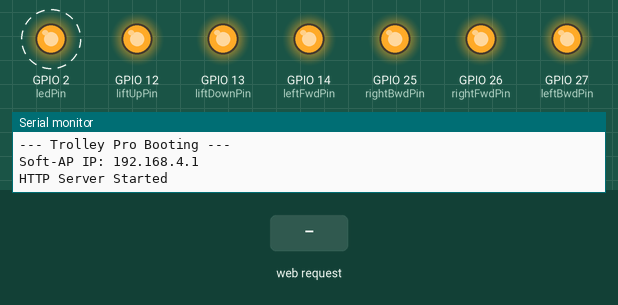
This sketch was run on a simulated ESP32. Shown: output pins drawn as LEDs (lit = HIGH), the last lines printed to the serial monitor. Dashed ring = blinking. Inputs (shaded band) come from the test bench.

Above: at 1.2 s.
1.3 s: HTTP request GET /liftup received
At 3.8 s:
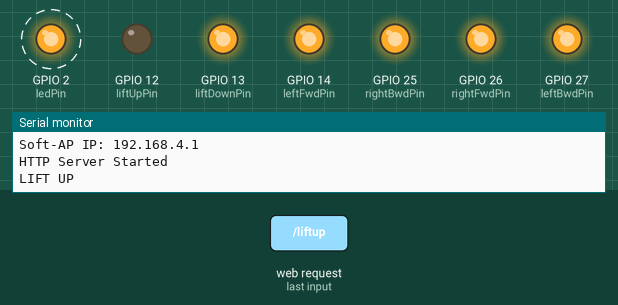
4.3 s: HTTP request GET /liftdown received
At 5.5 s:
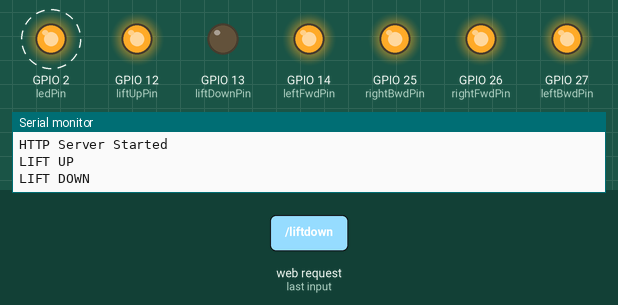
7.3 s: HTTP request GET /fwd received
At 9.8 s:
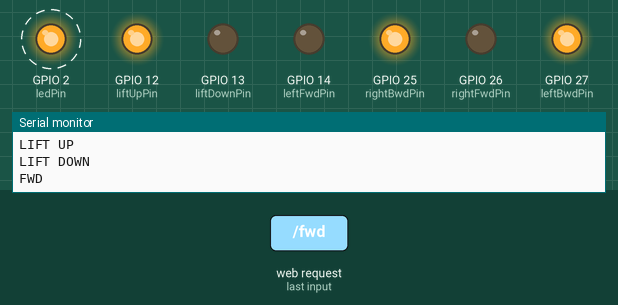
10.3 s: HTTP request GET /stoplift received
At 11.5 s:
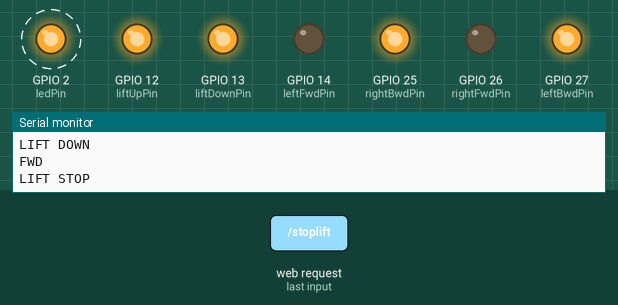
13.3 s: HTTP request GET /bwd received
At 15.8 s:
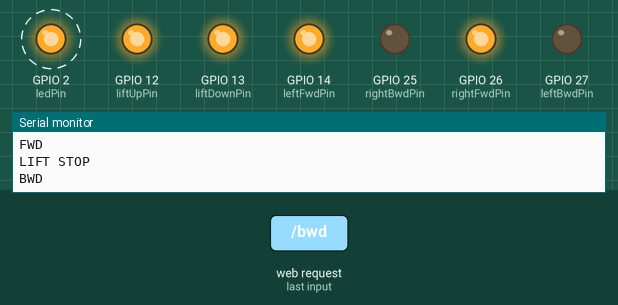
16.3 s: HTTP request GET /left_pivot received
At 17.5 s:
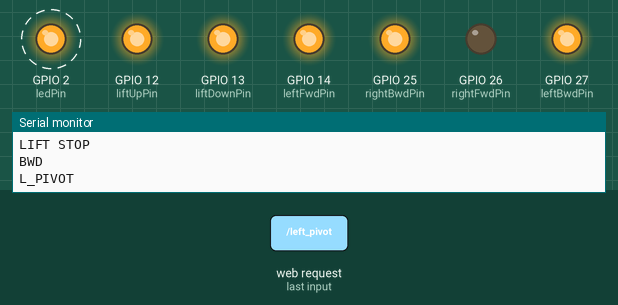
Timing chart, 0 to 20.3 s (numbered marks = the images above; inputs shaded):
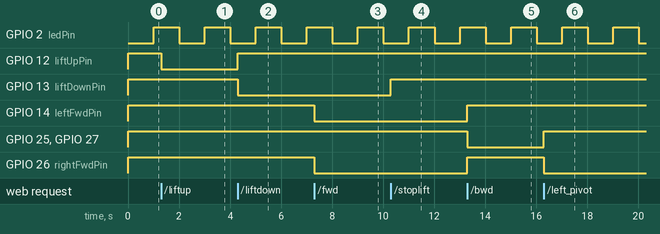

The sketch:

Trolley_Pro.ino
```cpp
/*
 * Wireless Weightlifting Trolley - Trolley Pro
 * Final Hardware-Software Sync
 */

#include <WiFi.h>
#include <WebServer.h>

const int liftUpPin = 12; const int liftDownPin = 13;
const int leftFwdPin = 14; const int leftBwdPin = 27;
const int rightFwdPin = 26; const int rightBwdPin = 25;
const int ledPin = 2; // Built-in LED for heartbeat

WebServer server(80);

const char* htmlPage = R"rawliteral(
<!DOCTYPE html><html><head><title>Trolley Pro</title>
<meta name="viewport" content="width=device-width, initial-scale=1, maximum-scale=1, user-scalable=no">
<style>
  body { text-align:center; font-family:sans-serif; background-color:#121212; color:white; margin:0; overflow:hidden; user-select:none; -webkit-user-select:none; }
  .container { display:flex; flex-direction:column; align-items:center; justify-content:center; height:100vh; }
  .lift-box { margin-bottom: 20px; width: 100%; }
  .btn { width:40%; height:80px; font-size:18px; margin:10px; border-radius:15px; border:none; color:white; font-weight:bold; background:#007bff; touch-action:none; }
  .btn:active { background:#004a99; }
  #joystick-container { position:relative; width:200px; height:200px; background:rgba(255,255,255,0.1); border-radius:50%; margin:20px; border: 2px solid #444; touch-action:none; }
  #joystick-stick { position:absolute; width:80px; height:80px; background:#28a745; border-radius:50%; top:60px; left:60px; box-shadow: 0 0 15px rgba(0,0,0,0.5); }
</style></head>
<body>
  <div class="container">
    <h2>TROLLEY PRO</h2>
    <p style="margin-top:-15px; color:#aaa; font-size:12px;">Developed by P.Sannith (CSE 3rd Year)</p>
    <div class="lift-box">
      <button class="btn" ontouchstart="fetch('/liftup')" ontouchend="fetch('/stoplift')" onmousedown="fetch('/liftup')" onmouseup="fetch('/stoplift')">LIFT UP</button>
      <button class="btn" ontouchstart="fetch('/liftdown')" ontouchend="fetch('/stoplift')" onmousedown="fetch('/liftdown')" onmouseup="fetch('/stoplift')">LIFT DOWN</button>
    </div>
    <div id="joystick-container"><div id="joystick-stick"></div></div>
    <p id="status">READY</p>
  </div>
  <script>
    const stick = document.getElementById('joystick-stick');
    const container = document.getElementById('joystick-container');
    let lastCmd = "";
    container.addEventListener('touchstart', handleTouch);
    container.addEventListener('touchmove', handleTouch);
    container.addEventListener('touchend', () => { stick.style.left = '60px'; stick.style.top = '60px'; sendCmd("/stopnav"); });

    function handleTouch(e) {
      e.preventDefault(); const rect = container.getBoundingClientRect(); const touch = e.touches[0];
      const x = touch.clientX - rect.left - 100; const y = touch.clientY - rect.top - 100;
      const dist = Math.min(Math.sqrt(x*x + y*y), 60); const angle = Math.atan2(y, x);
      stick.style.left = (Math.cos(angle) * dist + 60) + 'px'; stick.style.top = (Math.sin(angle) * dist + 60) + 'px';

      if (dist > 25) {
        let cmd = ""; const deg = angle * 180 / Math.PI;
        if (deg >= -22.5 && deg < 22.5) cmd = "/right_pivot";
        else if (deg >= -67.5 && deg < -22.5) cmd = "/right_place";
        else if (deg >= -112.5 && deg < -67.5) cmd = "/fwd";
        else if (deg >= -157.5 && deg < -112.5) cmd = "/left_place";
        else if (deg >= 157.5 || deg < -157.5) cmd = "/left_pivot";
        else if (deg >= 112.5 && deg < 157.5) cmd = "/bwd_left";
        else if (deg >= 67.5 && deg < 112.5) cmd = "/bwd";
        else if (deg >= 22.5 && deg < 67.5) cmd = "/bwd_right";
        sendCmd(cmd);
      } else { sendCmd("/stopnav"); }
    }

    function sendCmd(cmd) { if (lastCmd !== cmd) { fetch(cmd); lastCmd = cmd; document.getElementById('status').innerText = "MOVING: " + cmd.replace("/","").toUpperCase().replace("_"," "); } }
  </script>
</body></html>
)rawliteral";

void handleRoot() { server.send(200, "text/html", htmlPage); }
void stopLift() { digitalWrite(liftUpPin, HIGH); digitalWrite(liftDownPin, HIGH); server.send(200); Serial.println("LIFT STOP"); }
void stopNav() { digitalWrite(leftFwdPin, HIGH); digitalWrite(leftBwdPin, HIGH); digitalWrite(rightFwdPin, HIGH); digitalWrite(rightBwdPin, HIGH); server.send(200); Serial.println("NAV STOP"); }

// Navigation Commands
void forward() { digitalWrite(leftFwdPin, LOW); digitalWrite(leftBwdPin, HIGH); digitalWrite(rightFwdPin, LOW); digitalWrite(rightBwdPin, HIGH); server.send(200); Serial.println("FWD"); }
void backward() { digitalWrite(leftFwdPin, HIGH); digitalWrite(leftBwdPin, LOW); digitalWrite(rightFwdPin, HIGH); digitalWrite(rightBwdPin, LOW); server.send(200); Serial.println("BWD"); }

void leftPivot() { digitalWrite(leftFwdPin, HIGH); digitalWrite(leftBwdPin, HIGH); digitalWrite(rightFwdPin, LOW); digitalWrite(rightBwdPin, HIGH); server.send(200); Serial.println("L_PIVOT"); }
void rightPivot() { digitalWrite(leftFwdPin, LOW); digitalWrite(leftBwdPin, HIGH); digitalWrite(rightFwdPin, HIGH); digitalWrite(rightBwdPin, HIGH); server.send(200); Serial.println("R_PIVOT"); }

void leftPlace() { digitalWrite(leftFwdPin, HIGH); digitalWrite(leftBwdPin, LOW); digitalWrite(rightFwdPin, LOW); digitalWrite(rightBwdPin, HIGH); server.send(200); Serial.println("L_PLACE"); }
void rightPlace() { digitalWrite(leftFwdPin, LOW); digitalWrite(leftBwdPin, HIGH); digitalWrite(rightFwdPin, HIGH); digitalWrite(rightBwdPin, LOW); server.send(200); Serial.println("R_PLACE"); }

void bwdLeft() { digitalWrite(leftFwdPin, HIGH); digitalWrite(leftBwdPin, HIGH); digitalWrite(rightFwdPin, HIGH); digitalWrite(rightBwdPin, LOW); server.send(200); Serial.println("BWD_L"); }
void bwdRight() { digitalWrite(leftFwdPin, HIGH); digitalWrite(leftBwdPin, LOW); digitalWrite(rightFwdPin, HIGH); digitalWrite(rightBwdPin, HIGH); server.send(200); Serial.println("BWD_R"); }

void liftUp() { digitalWrite(liftUpPin, LOW); digitalWrite(liftDownPin, HIGH); server.send(200); Serial.println("LIFT UP"); }
void liftDown() { digitalWrite(liftUpPin, HIGH); digitalWrite(liftDownPin, LOW); server.send(200); Serial.println("LIFT DOWN"); }

void setup() {
  Serial.begin(115200);
  Serial.println("\n--- Trolley Pro Booting ---");

  pinMode(ledPin, OUTPUT);

  // Initialize pins to HIGH (Relay OFF)
  int pins[] = {liftUpPin, liftDownPin, leftFwdPin, leftBwdPin, rightFwdPin, rightBwdPin};
  for(int p : pins) {
    pinMode(p, OUTPUT);
    digitalWrite(p, HIGH);
  }

  // Setup WiFi
  WiFi.softAP("Trolley_Pro", "12345678");
  Serial.print("Soft-AP IP: "); Serial.println(WiFi.softAPIP());

  server.on("/", handleRoot);
  server.on("/liftup", liftUp); server.on("/liftdown", liftDown); server.on("/stoplift", stopLift);
  server.on("/fwd", forward); server.on("/bwd", backward);
  server.on("/left_pivot", leftPivot); server.on("/right_pivot", rightPivot);
  server.on("/left_place", leftPlace); server.on("/right_place", rightPlace);
  server.on("/bwd_left", bwdLeft); server.on("/bwd_right", bwdRight);
  server.on("/stopnav", stopNav);

  server.begin();
  Serial.println("HTTP Server Started");
}

unsigned long lastBlink = 0;
unsigned long lastWiFiCheck = 0;

void loop() {
  server.handleClient();

  // Heartbeat LED: Blinks every 1 second
  if (millis() - lastBlink > 1000) {
    digitalWrite(ledPin, !digitalRead(ledPin));
    lastBlink = millis();
  }

  // WiFi Stability Check: Every 30 seconds
  if (millis() - lastWiFiCheck > 30000) {
    lastWiFiCheck = millis();
    if (WiFi.softAPIP()[0] == 0) { // If IP is lost or stack crashed
      Serial.println("WiFi Critical Failure! Restarting AP...");
      WiFi.softAP("Trolley_Pro", "12345678");
    }
  }
}
```

Measured:
- after the input at 1.3 s, GPIO 12 (liftUpPin): HIGH → LOW at once
- after the input at 4.3 s, GPIO 12 (liftUpPin): LOW → HIGH at once; GPIO 13 (liftDownPin): HIGH → LOW at once
- after the input at 7.3 s, GPIO 14 (leftFwdPin), GPIO 26 (rightFwdPin): HIGH → LOW at once
- after the input at 10.3 s, GPIO 13 (liftDownPin): LOW → HIGH at once
- after the input at 13.3 s, GPIO 14 (leftFwdPin), GPIO 26 (rightFwdPin): LOW → HIGH at once; GPIO 25 (rightBwdPin), GPIO 27 (leftBwdPin): HIGH → LOW at once
- after the input at 16.3 s, GPIO 25 (rightBwdPin), GPIO 27 (leftBwdPin): LOW → HIGH at once; GPIO 26 (rightFwdPin): HIGH → LOW at once
- by itself, GPIO 2 (ledPin): alternates HIGH for 1.0 s and LOW for 1.0 s
